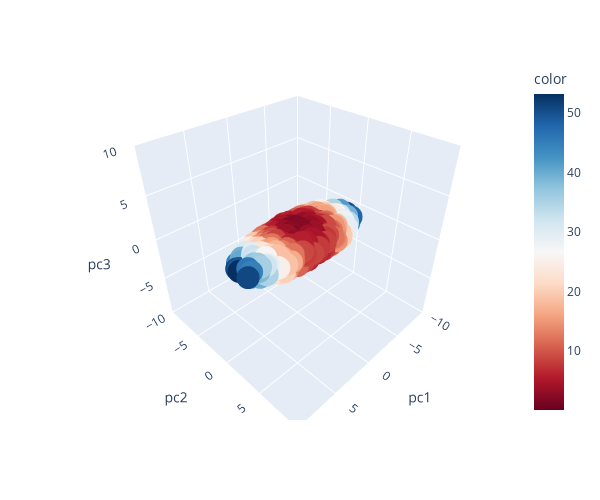

The code cell stored with this chart in its notebook:
### Markdown cell above
<br>

---

### [Tutorial] Visualizing the Principal Component Matrix

We can think of $P$ as an output of the PCA procedure. $P$ is a **rotation** of the data such that the data will now appear "axis aligned". Specifically, for a 3d dataset, if we plot PC1, PC2, and PC3 along the $x$, $y$, and $z$ axes of our plot, then the greatest amount of variation happens along the $x$-axis, the second greatest amount along the $y$-axis, and the smallest amount along the $z$-axis. 

To visualize this, run the cell below, showing our data projected onto the principal component space. Compare it with your original figure, and observe that the data is precisely the same—only it is now rotated.

### Code cell
# Run this cell to see the plot; no further action is needed.
surfboard_pcs = surfboard_pcs.rename(columns = {0: "pc1", 1: "pc2", 2: "pc3"})
fig = px.scatter_3d(colorize_surfboard_data(surfboard_pcs), 
                    x='pc1', y='pc2', z='pc3', 
                    range_x = [-10, 10], range_y = [-10, 10], range_z = [-10, 10], 
                    color = 'color', color_continuous_scale = 'RdBu', height = 500, width = 600);
fig.show();

### Figure 1 — Plotly figure (JSON) as saved in the notebook; plotly's stock layout.template omitted (floating-point values rounded to 4 significant figures; data arrays with more than 128 entries replaced by an {"elided": "..."} marker saying what was removed)
{"data": [{"hovertemplate": "pc1=%{x}<br>pc2=%{y}<br>pc3=%{z}<br>color=%{marker.color}<extra></extra>", "legendgroup": "", "marker": {"color": {"elided": "1000 float values"}, "coloraxis": "coloraxis", "symbol": "circle"}, "mode": "markers", "name": "", "scene": "scene", "showlegend": false, "type": "scatter3d", "x": {"elided": "1000 float values"}, "y": {"elided": "1000 float values"}, "z": {"elided": "1000 float values"}}], "layout": {"coloraxis": {"colorbar": {"title": {"text": "color"}}, "colorscale": [[0, "rgb(103,0,31)"], [0.1, "rgb(178,24,43)"], [0.2, "rgb(214,96,77)"], [0.3, "rgb(244,165,130)"], [0.4, "rgb(253,219,199)"], [0.5, "rgb(247,247,247)"], [0.6, "rgb(209,229,240)"], [0.7, "rgb(146,197,222)"], [0.8, "rgb(67,147,195)"], [0.9, "rgb(33,102,172)"], [1, "rgb(5,48,97)"]]}, "height": 500, "legend": {"tracegroupgap": 0}, "margin": {"t": 60}, "scene": {"domain": {"x": [0, 1], "y": [0, 1]}, "xaxis": {"range": [-10, 10], "title": {"text": "pc1"}}, "yaxis": {"range": [-10, 10], "title": {"text": "pc2"}}, "zaxis": {"range": [-10, 10], "title": {"text": "pc3"}}}, "width": 600}}
